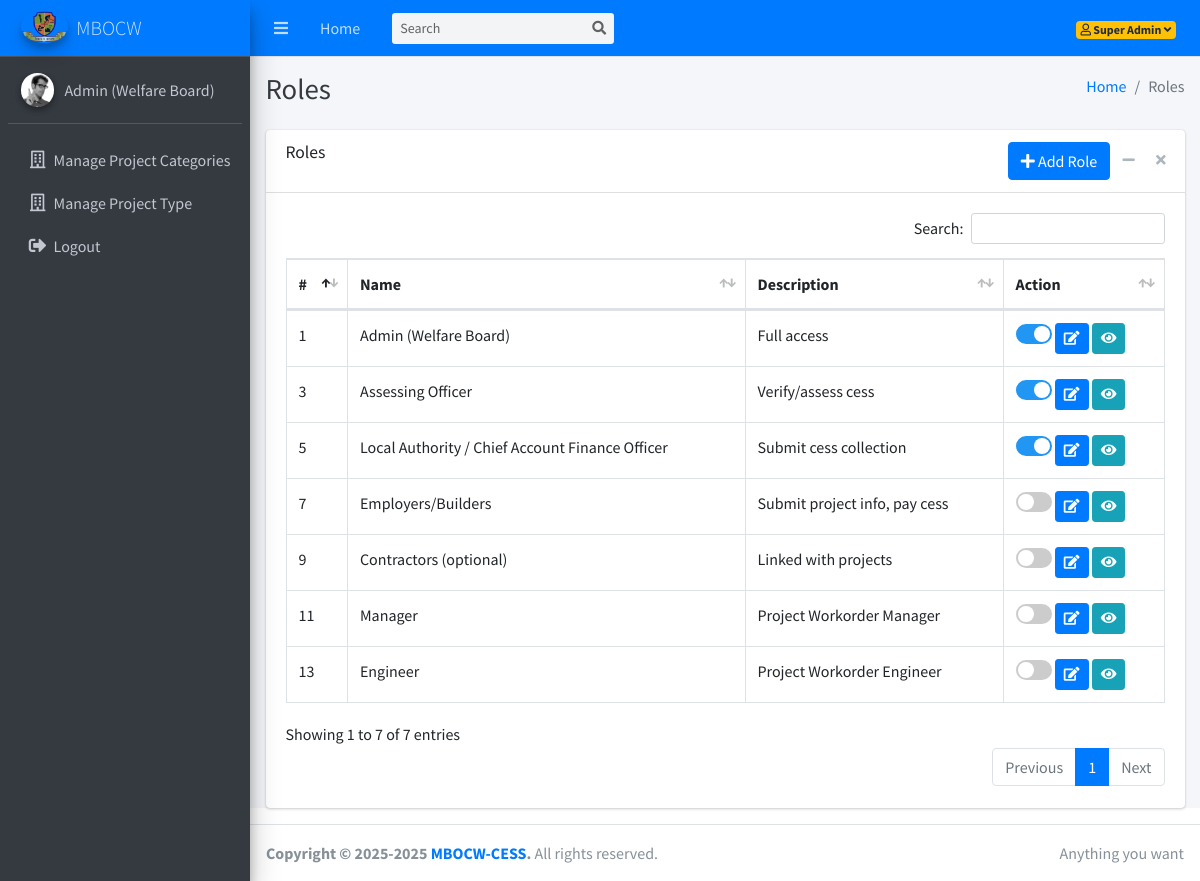
The page /dashboard/roles.php (signed in) on the database its author committed.
### tables this page shows
CREATE TABLE IF NOT EXISTS `roles` (
  `id` int NOT NULL AUTO_INCREMENT,
  `name` varchar(255) NOT NULL,
  `description` text NOT NULL,
  `is_active` int NOT NULL COMMENT '1=active, 2=inactive, 3=deleted	',
  `created_at` datetime NOT NULL DEFAULT CURRENT_TIMESTAMP,
  PRIMARY KEY (`id`)
);

### dashboard/roles.php (the view, shortened to what this page needs)
<!DOCTYPE html>
<html lang="en">
<head>
  <link rel="stylesheet" href="../plugins/fontawesome-free/css/all.min.css">
  <link rel="stylesheet" href="../plugins/datatables-bs4/css/dataTables.bootstrap4.min.css">
  <link rel="stylesheet" href="../plugins/datatables-responsive/css/responsive.bootstrap4.min.css">
  <link rel="stylesheet" href="../dist/css/adminlte.min.css">
</head>
<body class="hold-transition sidebar-mini">
<div class="wrapper">
  <?php include('includes/navbar.php'); ?>
  <?php include('includes/sidebar.php'); ?>
  <div class="content-wrapper">
    <div class="content-header">
      <div class="container-fluid">
        <div class="row mb-2">
          <div class="col-sm-6">
            <h1 class="m-0 text-dark">Roles</h1>
          </div>
          <div class="col-sm-6">
            <ol class="breadcrumb float-sm-right">
              <li class="breadcrumb-item"><a href="#">Home</a></li>
              <li class="breadcrumb-item active">Roles</li>
            </ol>
          </div>
        </div>
      </div>
    </div>
    <div class="content">
        <div class="container-fluid">
            <div class="card">
            <div class="card-header">
                <h3 class="card-title">Roles</h3>
                <div class="card-tools">
                    <a href="add-role.php" class="btn btn-primary" ><i class="fas fa-plus"></i> Add Role</a>
                    <button type="button" class="btn btn-tool" data-card-widget="collapse" data-toggle="tooltip" title="Collapse"><i class="fas fa-minus"></i></button>
                    <button type="button" class="btn btn-tool" data-card-widget="remove" data-toggle="tooltip" title="Remove"><i class="fas fa-times"></i></button>
                </div>
            </div>
            <div class="card-body">
                <table id="example1" class="table table-bordered">
                    <thead>
                        <tr>
                            <th>#</th>
                            <th>Name</th>
                            <th>Description</th>
                            <th>Action</th>
                        </tr>
                    </thead>
                    <tbody>
                        <?php
                        $sql = "SELECT * FROM roles ORDER BY id ASC";
                        $result = mysqli_query($conn, $sql);
                        $sr = 1;
                        if (mysqli_num_rows($result) > 0) {
                            while ($row = mysqli_fetch_assoc($result)) {
                                $isActive = ($row['is_active'] == 1) ? 'checked' : '';
                                $statusText = ($row['is_active'] == 1) ? 'Active' : 'Inactive';
                                echo "<tr>";
                                echo "<td>".$sr++."</td>";
                                echo "<td>".htmlspecialchars($row['name'])."</td>";
                                echo "<td>".htmlspecialchars($row['description'])."</td>";
                                echo "<td>
                                        <label class='switch' title='$statusText'><input type='checkbox' data-id='{$row['id']}' id='activeToggle' onclick='return confirm(\"Are you sure you want to perform this action?\");' {$isActive}><span class='slider round'></span></label>
                                        <a href='edit-role.php?id=".$row['id']."' class='btn btn-sm btn-primary'><i class='fas fa-edit'></i></a>
                                        <a href='view-role.php?id=".$row['id']."' class='btn btn-sm btn-info' ><i class='fas fa-eye'></i></a>
                                    </td>";
                                echo "</tr>";
                                $sr++;
                            }
                        } else {
                            echo "<tr><td colspan='6' class='text-center'>No Roles found</td></tr>";
                        }
                        ?>
                    </tbody>
                </table>
            </div>
          </div>
        </div>
    </div>
  </div>
  <?php include('includes/footer.php'); ?>
</div>
</body>
</html>

### dashboard/roles.php (style rules this page uses)
.switch { position: relative; display: inline-block; width: 36px; height: 20px; vertical-align: middle; }
.slider { position: absolute; cursor: pointer; top: 0; left: 0; right: 0; bottom: 0; background-color: #ccc; transition: .3s; border-radius: 20px; }
.slider:before { position: absolute; content: ""; height: 16px; width: 16px; left: 2px; bottom: 2px; background-color: white; transition: .3s; border-radius: 50%; }
input:checked + .slider { background-color: #2196F3; }
input:checked + .slider:before { -webkit-transform: translateX(26px); -ms-transform: translateX(26px); transform: translateX(26px); transform: translateX(16px); }
.slider.round { border-radius: 34px; }
.slider.round:before { border-radius: 50%; }

### rows shown on the page
roles: name "Admin (Welfare Board)", description "Full access"
roles: name "Assessing Officer", description "Verify/assess cess"
roles: name "Local Authority / Chief Account Finance Officer", description "Submit cess collection"
roles: name "Employers/Builders", description "Submit project info, pay cess"
roles: name "Contractors (optional)", description "Linked with projects"
roles: name "Manager", description "Project Workorder Manager"
roles: name "Engineer", description "Project Workorder Engineer"

### other values the page prints
$_SESSION['user_name'] "Super Admin"
$_SESSION['user_role_name'] "Admin (Welfare Board)"
